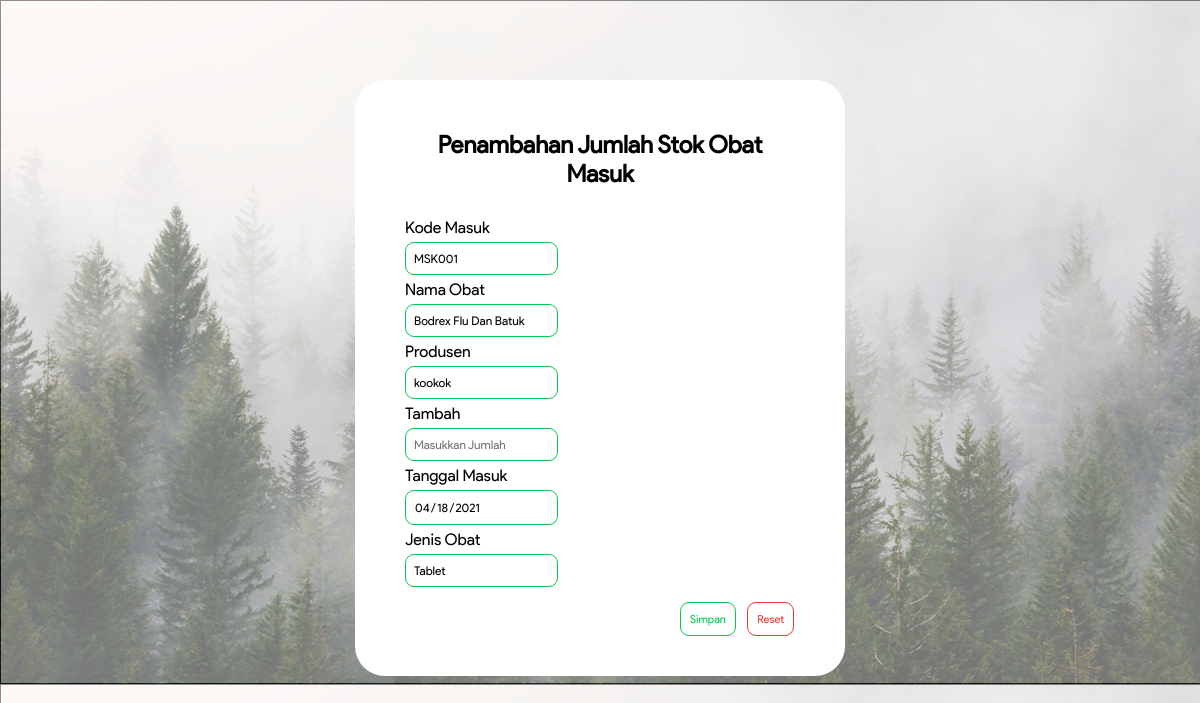
The page /masuk/tambahstok.php?id=71 (signed in) on the database its author committed.
### tables this page shows
CREATE TABLE `tb_masuk` (
  `id` int(200) NOT NULL,
  `id_obat` int(200) NOT NULL,
  `kode_obat` varchar(200) NOT NULL,
  `nama_obat` varchar(200) NOT NULL,
  `produsen` varchar(200) NOT NULL,
  `harga` int(200) NOT NULL,
  `stok` double NOT NULL,
  `jenis_obat` enum('Kapsul','Tablet','Cair') NOT NULL,
  `tgl_masuk` date NOT NULL
);

### masuk/tambahstok.php (the view, shortened to what this page needs)
<?php
    include "../koneksi.php";
    ?>
                    <?php
    $id= $_GET['id'];
    $ambilData = mysqli_query($koneksi, "SELECT * FROM tb_masuk WHERE id='$id'");
    $data=mysqli_fetch_array($ambilData);
?>
<!DOCTYPE html>
<html>
<head>
     <link rel="stylesheet" type="text/css" href="../asset/jumlahstok.css">
</head>
<body style="background-image: url(../BG.png)">
        <div class="jmlstok">
            <h2>
                Penambahan Jumlah Stok Obat Masuk
            </h2>
            <div>
                <form action="" method="POST" class="">
                    <div class="">
                        <label for="nama">Kode Masuk</label>
                        <input type="text" name="kode_obat" value="<?php echo $data['kode_obat'] ?>"  placeholder="Masukkan Kode Masuk" readonly>
                    </div>
                    <div class="">
                        <label>Nama Obat</label>
                        <input type="text" name="nama_obat" value="<?php echo $data['nama_obat'] ?>" placeholder="Masukkan Obat" readonly>
                    </div>
                     <div class="">
                        <label>Produsen</label>
                        <input type="text" name="produsen" value="<?php echo $data['produsen'] ?>" placeholder="Masuprodusen" readonly >
                    </div>
                    <div class="">
                        <label for="alamat">Tambah</label>
                        <input type="number" name="tambah"   placeholder="Masukkan Jumlah" min="1" required >
                    </div>
                    <div class="">
                        <label for="tgl_masuk">Tanggal Masuk</label>
                        <input type="date" name="tgl_masuk" value="<?php echo $data['tgl_masuk'] ?>" xplaceholder="Masukkan Tanggal" readonly>
                    </div>
                     <div class="">
                <label>Jenis Obat</label>
                <input type="" name="jenis_obat" value="<?php echo $data['jenis_obat']?>" readonly>
                </div>
                     <button type="submit" class="simpan" name="simpan" onclick="return confirm('Inputan Sudah Sesuai?')">Simpan</button>
                     <button type="reset" class="reset">Reset</button>
                </form>
            </div>
        </div>
</body>
</html>

### asset/jumlahstok.css (style rules this page uses)
div { font-family: ProductSans; }
body { background-image: url(BG.png); background-size: cover; font-family: ProductSans; }
button { font-family: ProductSans; }
h2 { text-align: center; margin-bottom: 30px; }
input { display: block; margin-top: 5px; margin-bottom: 5px; font-size: 12px; font-family: ProductSans; padding: 8px; width: 135px; border-radius: 9px; border: solid 1px #00C853; }
.jmlstok { background-color: white; width: 390px; border-radius: 30px; padding: 30px 50px 40px 50px; margin: 0 auto; margin-top: 80px; }
.simpan { margin-top: 10px; margin-right: 8px; margin-left: 275px; background-color: white; color: #00C853; border: solid 1px #00C853; border-radius: 9px; padding: 9px; font-size: 11px; }
.reset { background-color: white; color: #E53935; border: solid 1px #E53935; border-radius: 9px; padding: 9px; font-size: 11px; }

### rows shown on the page
tb_masuk: kode_obat "MSK001", nama_obat "Bodrex Flu Dan Batuk", produsen "kookok", tgl_masuk "04/18/2021", jenis_obat "Tablet"
